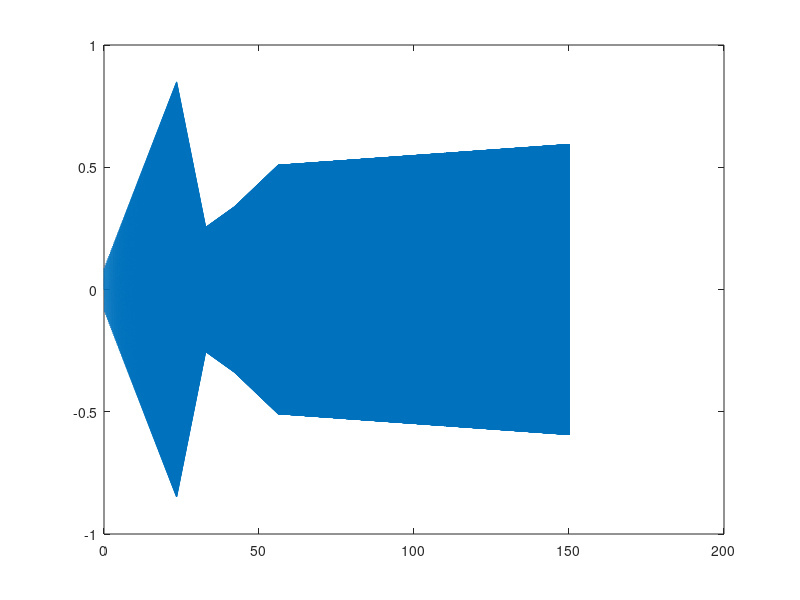

Recreate this plot in MATLAB. (Note: this script raises an error after producing the figure.)
%%Clear workspace
clear
close all
clc

%% Constant
rad2deg = 180/pi;
deg2rad = 1/rad2deg;
hz2rps = 2*pi;
rps2hz = 1/hz2rps;

pathSave = '../Data/';
fileSave = fullfile(pathSave, 'huginn_run15mat');
pointDefList = {NaN, 1, 1, 1}; % Predefined GVT nodes for Force, Accel1, and Accel2

% DAQ Setup - This is for the cDAQ Chasis with 9269 and 9229
chanOutNameList = {'DriveOut'};
chanOutNumList = [0];
chanInNameList = {'DriveIn', 'Force', 'Accel1', 'Accel2'};
chanInNumList = [0, 1, 2, 3];
chanInMult = [1, 10, 100, 100];


% Define the Excitation
timeDuration_s = 150;
time_piece_s = [];
% freqExcStart_Hz = 3;
% freqExcEnd_Hz = 10;
% freqExc_piece_Hz = [24 28];
freqExc_piece_Hz = [3 8 10 12 15 35];
phaseZero_deg = 0;
% ampExcStart_V = .25;
% ampExcEnd_V = .25;
% ampExc_piece_V = [.6 .6]*.85;
ampExc_piece_V = [.1 1 .3 .4 .6 .7]*.85;
ampExcOffset = 0;


% Create the Excitation
freqSample_Hz = 2000;
timeSample_s = 1/freqSample_Hz;
timeExc_s = [0 : timeSample_s : timeDuration_s-timeSample_s]';

ampExc_V = [];
freqExc_hz = [];
for i = 1:(length(freqExc_piece_Hz)-1)
    ampExcStart_V = ampExc_piece_V(i);
    ampExcEnd_V = ampExc_piece_V(i+1);
    freqExcStart_Hz = freqExc_piece_Hz(i);
    freqExcEnd_Hz = freqExc_piece_Hz(i+1);
    
    timeExc_pieceStart_s = timeDuration_s/(max(freqExc_piece_Hz)-min(freqExc_piece_Hz)) * (freqExcStart_Hz-min(freqExc_piece_Hz));
    timeExc_pieceEnd_s = timeDuration_s/(max(freqExc_piece_Hz)-min(freqExc_piece_Hz)) * (freqExcEnd_Hz-min(freqExc_piece_Hz))-timeSample_s;
    timeExc_pieceDuration_s = timeExc_pieceEnd_s-timeExc_pieceStart_s;
    timeExc_piece_s = [0 : timeSample_s : timeExc_pieceEnd_s-timeExc_pieceStart_s]';
    
    
    ampExc_V = [ampExc_V; ((ampExcEnd_V - ampExcStart_V) * ( timeExc_piece_s / timeExc_pieceDuration_s)) + ampExcStart_V];
    freqExc_hz = [freqExc_hz; ((freqExcEnd_Hz - freqExcStart_Hz) * (timeExc_piece_s / (timeExc_pieceDuration_s))) + freqExcStart_Hz];
   
end
 signalExc = ampExcOffset + ampExc_V .* sin((freqExc_hz * hz2rps) .* timeExc_s + (phaseZero_deg * deg2rad));

% ampExc_V = ((ampExcEnd_V - ampExcStart_V) * (timeExc_s / timeDuration_s)) + ampExcStart_V;
% % ampExc_V = ((ampExcStart_V - ampExcEnd_V)/2 * cos(pi * timeExc_s / timeDuration_s)) + (ampExcStart_V + ampExcEnd_V)/2;

% freqExc_hz = ((freqExcEnd_Hz - freqExcStart_Hz) * (timeExc_s / (2 * timeDuration_s))) + freqExcStart_Hz;
% signalExc = ampExcOffset + ampExc_V .* sin((freqExc_hz * hz2rps) .* timeExc_s + (phaseZero_deg * deg2rad));

figure; plot(timeExc_s, signalExc)

%%
devListObj = daq.getDevices;
daqSessionObj = daq.createSession('ni');
% daqSessionObj = daq.createSession('National Instruments');

daqSessionObj.Rate = freqSample_Hz;

% Setup the DAQ Channels
daqSessionObj.addAnalogOutputChannel(devListObj(1).ID, chanOutNumList, 'Voltage');
daqSessionObj.addAnalogInputChannel(devListObj(2).ID, chanInNumList, 'Voltage');


%% Create the output signal

% Put the data in the output queue
queueOutputData(daqSessionObj, signalExc);

% Create listeners
lstnOutHandle = addlistener(daqSessionObj, 'DataRequired', @(src, event) src.queueOutputData(signalExc));
lstnInHandle = addlistener(daqSessionObj, 'DataAvailable', @plotData);
% fid1 = fopen('log.bin', 'a');
% lstnInHandle = addlistener(daqSessionObj, 'DataAvailable', @(src, event)logData(src, event, fid1));


%% Run the DAQ
prepare(daqSessionObj); pause(1);
[signalIn, timeIn_s] = startForeground(daqSessionObj);
% startBackground(daqSessionObj);


%% Cleanup
% save a file
save(fileSave, 'timeIn_s', 'signalIn', 'chanInNameList', 'pointDefList', '-mat');

% for indxSig = 1:length(chanInNameList)
%     assignin('base', chanInNameList{indxSig}, signalIn(:,indxSig)); 
% end


% Cleanup
delete(lstnOutHandle);
delete(lstnInHandle);
release(daqSessionObj)


%%
figure; plot(timeIn_s, signalIn);

%%
if 0

    freqSampleIn_Hz = round(1/mean(diff(timeIn_s)));
    winType = 'cosi'; smoothFactor = 9;
     [xxP1, ~, freq] = PsdEst(signalIn, freqSampleIn_Hz, winType, smoothFactor);
     [freq, gain_dB, phase_deg, xyC, xyT, xxP, yyP, xyP] = TransFunc(signalIn(:,2), signalIn(:,3:4), [], freqSampleIn_Hz, winType, smoothFactor);

%     PsdPlot(freq, xxP, 'Hz');
    PsdPlot(freq, xxP1, 'Hz');
    xlim([1, 100]); legend(chanInNameList, 'Interpreter', 'none')
    
    BodePlot(freq, gain_dB, phase_deg, xyC);
    xlim([1, 100]); legend(chanInNameList{3:4}, 'Interpreter', 'none')
    
end
